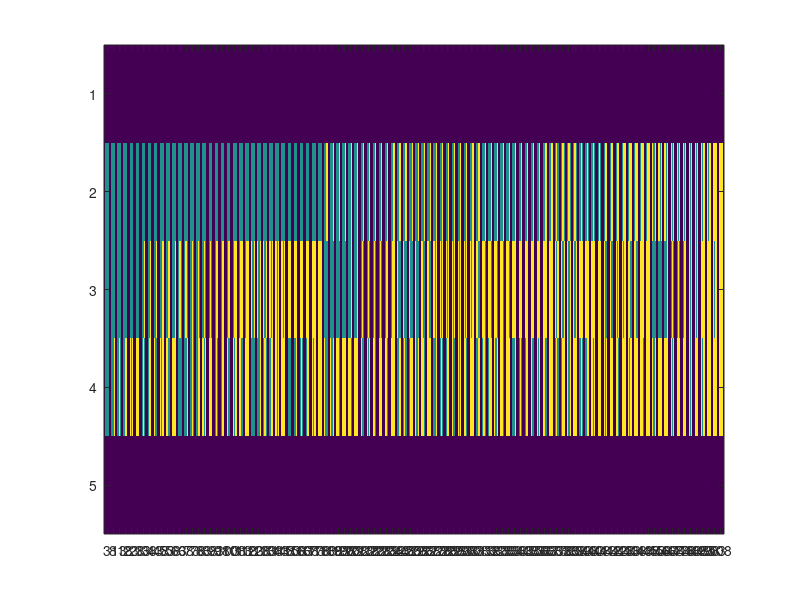

Source code (MATLAB): (Note: this script raises an error after producing the figure.)
%%
global env
env=[];
env.henseldict=['b0_';
    'b1c';
    'b1e';
    'b2a';
    'b2c';
    'b3i';
    'b2e';
    'b3a';
    'b2k';
    'b3n';
    'b3j';
    'b4a';
    's0_';
    's1c';
    's1e';
    's2a';
    's2c';
    's3i';
    's2e';
    's3a';
    's2k';
    's3n';
    's3j';
    's4a';
    'b2i';
    'b3r';
    'b3e';
    'b4r';
    'b4i';
    'b5i';
    's2i';
    's3r';
    's3e';
    's4r';
    's4i';
    's5i';
    'b2n';
    'b3c';
    'b3q';
    'b4n';
    'b4w';
    'b5a';
    's2n';
    's3c';
    's3q';
    's4n';
    's4w';
    's5a';
    'b3y';
    'b3k';
    'b4k';
    'b4y';
    'b4q';
    'b5j';
    'b4t';
    'b4j';
    'b5n';
    'b4z';
    'b5r';
    'b5q';
    'b6a';
    's3y';
    's3k';
    's4k';
    's4y';
    's4q';
    's5j';
    's4t';
    's4j';
    's5n';
    's4z';
    's5r';
    's5q';
    's6a';
    'b4e';
    'b5c';
    'b5y';
    'b6c';
    's4e';
    's5c';
    's5y';
    's6c';
    'b5k';
    'b6k';
    'b6n';
    'b7c';
    's5k';
    's6k';
    's6n';
    's7c';
    'b4c';
    'b5e';
    'b6e';
    's4c';
    's5e';
    's6e';
    'b6i';
    'b7e';
    's6i';
    's7e';
    'b8_';
    's8_';    
];


%%
hfir=cat(3,[0 0 0; 0 0 0; 0 0 0],...
            [1 0 0;0 0 0; 0 0 0],...
             [0 1 0; 0 0 0; 0 0 0],...
             [1 0 1; 0 0 0; 0 0 0],...
             [0 1 0; 1 0 0; 0 0 0],...
             [1 0 0; 0 0 1; 0 0 0],...
             [1 1 0;0 0 0 ; 0 0 0],...
             [0 1 0; 0 0 0; 0 1 0],...
             [1 0 0; 0 0 0; 0 0 1],...
             [1 0 1; 0 0 0; 1 0 0],...
             [0 1 0; 1 0 1; 0 0 0],...
             [1 0 0; 0 0 1; 0 1 0],...
             [ 1 1 0;1 0 0; 0 0 0],...
             [1 1 1; 0 0 0; 0 0 0],...
             [1 0 1; 0 0 1; 0 0 0],...
             [1 0 1; 0 0 0; 0 1 0],...
             [1 1 0; 0 0 0; 0 0 1],...
             [1 1 0; 0 0 1; 0 0 0],...
             [1 1 0; 0 0 0; 0 1 0],...
             [1 0 1; 0 0 0; 0 1 0],...
             [0 1 0; 0 0 0; 1 0 1],...
             [1 0 1; 1 0 0; 0 1 0],...
             [1 1 1; 0 0 1; 0 0 0],...
             [1 0 1; 1 0 1; 0 0 0],...
             [1 1 1; 0 0 0; 1 0 0],...
             [1 0 1; 0 0 1; 1 0 0],...
             [1 1 0; 1 0 0; 0 0 1],...
             [1 1 0; 0 0 0; 0 1 1]);
hfir=cat(3,hfir,1-hfir);
hfir(2,2,:)=0;
rvct=reshape(2.^(0:8),3,3);
eigen=sum(sum(hfir.*rvct,1),2);

a=squeeze(eigen);
% indices to unique values in column 3
[~, ind] = unique(a);
% duplicate indices
duplicate_ind = setdiff(1:max(size(a)), ind);
% duplicate values
duplicate_value = a(duplicate_ind);
         
hfir=hfir(:,:,ind);
hfir1=hfir;
hfir1(2,2,:)=1;
hfir=cat(3,hfir,hfir1);

eigen=sum(sum(hfir.*rvct,1),2);
eigen=squeeze(eigen);
eind=eigen+1;


configs=reshape((dec2base(0:2^9-1,2,9)-'0')',3,3,[]);
compress=@(a)sum(sum(a,1),2);

%%
firs=[];
rvctx=flip(rvct,1);
rvcty=flip(rvct,2);
% rvct=padarray(rvct,[1 1],0,'post');
% rvctx=padarray(rvctx,[1 1],0,'post');
% rvcty=padarray(rvcty,[1 1],0,'post');
for i=1:4;
%     firs=cat(3,firs,rot90(rvct,i),rot90(rvctx,i),rot90(rvcty,i));
    firs=cat(4,firs,rot90(rvct,i),rot90(rvctx,i));
end

%%


eigen0=squeeze(compress(configs.*rvct));
% [~,ind0]=unique(eigen0);
% size(ind0);
[seigen0,sidx]=sort(eigen0,'ascend');
eigen=squeeze(min(compress(configs.*firs),[],4));
[ueigen, ind] = unique(eigen);
% uind=
ueigen2idx=sum((1:512==(ueigen+1)).*(1:102)',1);


hfir=configs(:,:,ueigen+1);
perhfir=permute(hfir,[1 3 2]);
phfir=padarray(perhfir,[1 0 1],-1,'both');
% phfir(5,:,5)=ueigen+1;
im=(reshape(phfir,[],5));

% imagesc(im)
% set(X,Tick)
% size(im)

imagesc(im')
ax=gca;
tklabels=ueigen2idx(ueigen+1);
tks=(0:101)*5+3;
set(ax,'XTick',tks);
set(ax,'XTickLabels',tklabels)
%%
rule=zeros(512,1);
ind0=find(hfir(2,2,:)==0);
ind1=find(hfir(2,2,:)==1);
hfir0=hfir(:,:,ind0);
hfir1=hfir(:,:,ind1);
b3=ind0((squeeze(compress(hfir0))==3));
s2=ind1((squeeze(compress(hfir1))==(2+1)));
s3=ind1((squeeze(compress(hfir1))==(3+1)));
rpre=[b3;s2;s3];
ntrule=zeros(102,1);
ntrule(rpre)=1;
% ntrule=flip(ntrule);
ntnum=char(flip(ntrule')+'0');
ntnumhex=bin2hex(ntnum,'post');


% size(eigen)
proj=eigen(sidx);
proj=proj+1;
[a,i]=unique(proj);
[~,dict]=sort(a);
% sum((proj==a').*dict',2);
env.rca2ntca=sum((proj==a').*dict',2);;


% uproj=ind;
% % ntnum=sum(ntrule.*2.^(0:101)');
% rule(uproj(ntrule==1))=1;
% rnum=char(rule'+'0');
%%
%  figure



% proj=sum((eigen==ueigen').*ind',2);
%%
% k0=28;
% % k=[0,16,32,64]
% k=[0,k0];
% k=2.^(k);
% solution=[];
% for j=1:size(k,2)-1;
% a=shiftdim(k(j):k(j+1)-1,-2);
% b=2^98-a;
% fir=[a b a; b a b; a b a];     
% eigen=squeeze(sum(sum(fir.*hfir,1),2));
% siz=size(eigen,2);
% for i=1:siz;
%     [~,ind]=unique(eigen(:,i));
%     if size(ind)==siz;
%         solution=[solution; i];
%     end
% end
% end
% size(solution)
% %     size()
% 
%              
%              
